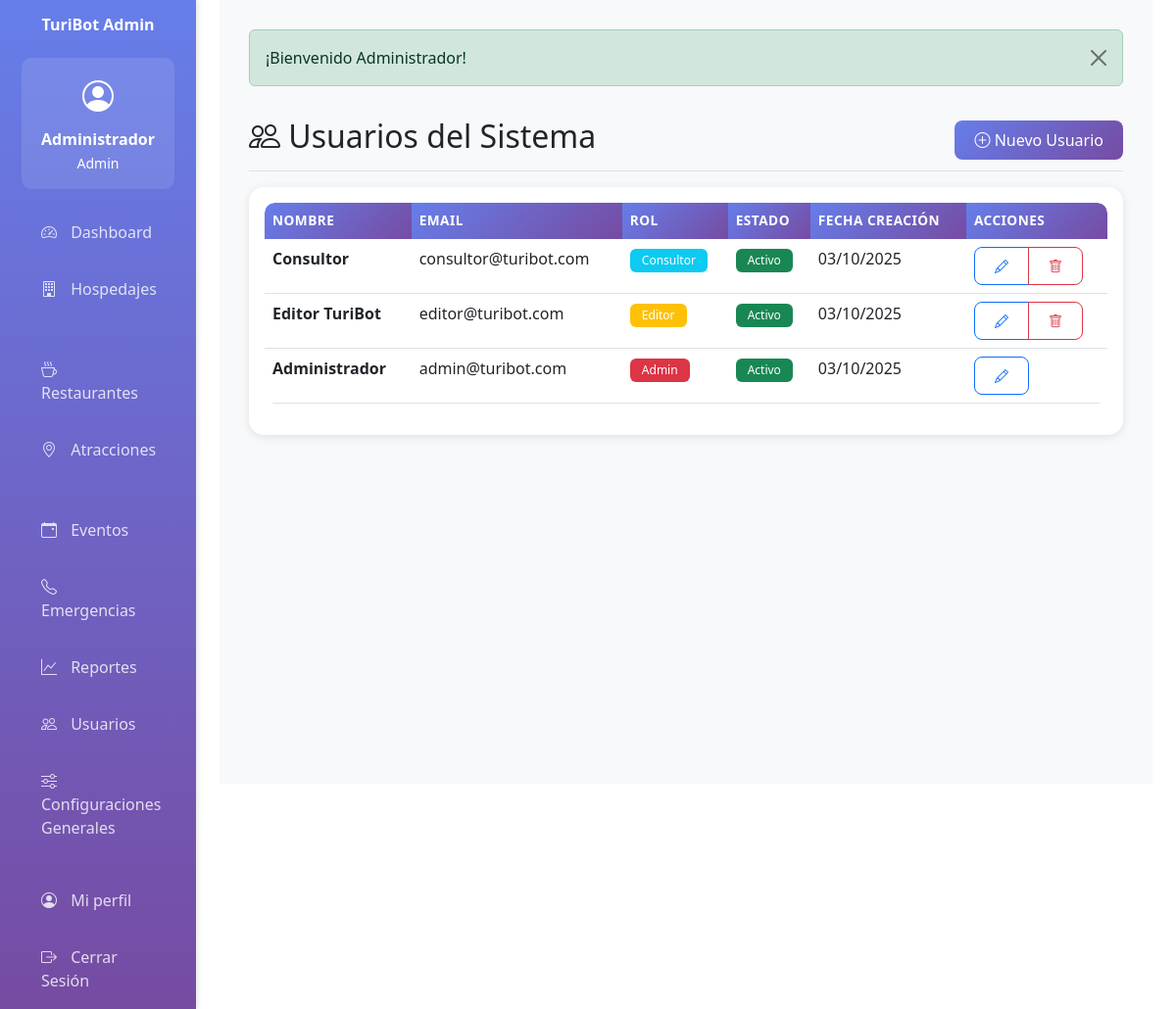
/usuario (signed in), run on the app's committed database.
### tables this page shows
CREATE TABLE IF NOT EXISTS usuarios (
    id INT AUTO_INCREMENT PRIMARY KEY,
    nombre VARCHAR(100) NOT NULL,
    email VARCHAR(100) UNIQUE NOT NULL,
    password VARCHAR(255) NOT NULL,
    rol ENUM('admin', 'editor', 'consultor') DEFAULT 'consultor',
    activo TINYINT(1) DEFAULT 1,
    token_recuperacion VARCHAR(255) NULL,
    token_expiracion DATETIME NULL,
    fecha_creacion TIMESTAMP DEFAULT CURRENT_TIMESTAMP,
    fecha_actualizacion TIMESTAMP DEFAULT CURRENT_TIMESTAMP ON UPDATE CURRENT_TIMESTAMP,
    INDEX idx_email (email),
    INDEX idx_rol (rol)
);

### app/controllers/BaseController.php (called while the page is built, shortened)
<?php
class BaseController {
    protected function view($viewPath, $data = []) {
        extract($data);
        require_once APP_PATH . '/views/layouts/header.php';
        require_once APP_PATH . '/views/' . $viewPath . '.php';
        require_once APP_PATH . '/views/layouts/footer.php';
    }
}
?>

### app/controllers/UsuarioController.php (called while the page is built, shortened)
<?php
require_once APP_PATH . '/controllers/BaseController.php';
class UsuarioController extends BaseController {
    private $usuarioModel;
    public function __construct() {
        $this->usuarioModel = new Usuario();
    }
    public function index() {
        $usuarios = $this->usuarioModel->getAll();
        $this->view('usuario/index', ['usuarios' => $usuarios]);
    }
}
?>

### app/helpers/functions.php (called while the page is built, shortened)
<?php
function getFlash() {
    if (isset($_SESSION['flash'])) {
        $flash = $_SESSION['flash'];
        return $flash;
    }
    return null;
}
function isLoggedIn() {
    return isset($_SESSION['user_id']);
}
function getCurrentUser() {
    if (isLoggedIn()) {
        return [
            'id' => $_SESSION['user_id'],
            'nombre' => $_SESSION['user_nombre'],
            'email' => $_SESSION['user_email'],
            'rol' => $_SESSION['user_rol']
        ];
    }
    return null;
}
function hasRole($role) {
    return isLoggedIn() && $_SESSION['user_rol'] === $role;
}
function hasAnyRole($roles) {
    return in_array($_SESSION['user_rol'], $roles);
}
function formatDate($date, $format = 'd/m/Y') {
    return date($format, strtotime($date));
}
?>

### app/models/BaseModel.php (called while the page is built, shortened)
<?php
class BaseModel {
    protected $db;
    protected $table;
    public function __construct() {
        $this->db = Database::getInstance()->getConnection();
    }
    public function getAll() {
        $stmt = $this->db->query("SELECT * FROM {$this->table} ORDER BY id DESC");
        return $stmt->fetchAll();
    }
}
?>

### config/database.php (called while the page is built, shortened)
<?php
class Database {
    private static $instance = null;
    private $connection;
    private function __construct() {
        try {
            $dsn = "mysql:host=" . DB_HOST . ";dbname=" . DB_NAME . ";charset=" . DB_CHARSET;
            $options = [
                PDO::ATTR_ERRMODE => PDO::ERRMODE_EXCEPTION,
                PDO::ATTR_DEFAULT_FETCH_MODE => PDO::FETCH_ASSOC,
                PDO::ATTR_EMULATE_PREPARES => false
            ];
            $this->connection = new PDO($dsn, DB_USER, DB_PASS, $options);
        } catch (PDOException $e) {
            die("Error de conexión a la base de datos: " . $e->getMessage());
        }
    }
    public static function getInstance() {
        if (self::$instance === null) {
            self::$instance = new self();
        }
        return self::$instance;
    }
    public function getConnection() {
        return $this->connection;
    }
}
?>

### app/views/usuario/index.php (the view)
<div class="d-flex justify-content-between flex-wrap flex-md-nowrap align-items-center pt-3 pb-2 mb-3 border-bottom">
    <h1 class="h2"><i class="bi bi-people"></i> Usuarios del Sistema</h1>
    <a href="<?php echo BASE_URL; ?>usuario/create" class="btn btn-primary"><i class="bi bi-plus-circle"></i> Nuevo Usuario</a>
</div>
<div class="card">
    <div class="card-body">
        <div class="table-responsive">
            <table class="table table-hover">
                <thead>
                    <tr>
                        <th>Nombre</th>
                        <th>Email</th>
                        <th>Rol</th>
                        <th>Estado</th>
                        <th>Fecha Creación</th>
                        <th>Acciones</th>
                    </tr>
                </thead>
                <tbody>
                    <?php if (!empty($usuarios)): ?>
                        <?php foreach ($usuarios as $usr): ?>
                        <tr>
                            <td><strong><?php echo htmlspecialchars($usr['nombre']); ?></strong></td>
                            <td><?php echo htmlspecialchars($usr['email']); ?></td>
                            <td>
                                <?php
                                $rolBadge = [
                                    'admin' => 'danger',
                                    'editor' => 'warning',
                                    'consultor' => 'info'
                                ];
                                ?>
                                <span class="badge bg-<?php echo $rolBadge[$usr['rol']]; ?>"><?php echo ucfirst($usr['rol']); ?></span>
                            </td>
                            <td><?php echo $usr['activo'] ? '<span class="badge bg-success">Activo</span>' : '<span class="badge bg-secondary">Inactivo</span>'; ?></td>
                            <td><?php echo formatDate($usr['fecha_creacion'], 'd/m/Y'); ?></td>
                            <td>
                                <div class="btn-group btn-group-sm">
                                    <a href="<?php echo BASE_URL; ?>usuario/edit/<?php echo $usr['id']; ?>" class="btn btn-outline-primary"><i class="bi bi-pencil"></i></a>
                                    <?php if ($usr['id'] != $_SESSION['user_id']): ?>
                                    <a href="<?php echo BASE_URL; ?>usuario/delete/<?php echo $usr['id']; ?>" class="btn btn-outline-danger delete-confirm"><i class="bi bi-trash"></i></a>
                                    <?php endif; ?>
                                </div>
                            </td>
                        </tr>
                        <?php endforeach; ?>
                    <?php else: ?>
                        <tr><td colspan="6" class="text-center text-muted">No hay usuarios registrados</td></tr>
                    <?php endif; ?>
                </tbody>
            </table>
        </div>
    </div>
</div>

### app/views/layouts/header.php (shortened to what this page needs)
<!DOCTYPE html>
<html lang="es">
<head>
    <link href="https://cdn.jsdelivr.net/npm/bootstrap@5.3.0/dist/css/bootstrap.min.css" rel="stylesheet">
    <link href="https://cdn.jsdelivr.net/npm/bootstrap-icons@1.10.0/font/bootstrap-icons.css" rel="stylesheet">
    <link href="<?php echo BASE_URL; ?>public/css/custom.css" rel="stylesheet">
</head>
<body>
    <div class="container-fluid">
        <div class="row">
            <nav class="col-md-3 col-lg-2 d-md-block sidebar collapse" id="sidebarMenu">
                <div class="position-sticky pt-3">
                    <div class="text-center mb-4">
                        <h4 class="navbar-brand"><?php echo APP_NAME; ?></h4>
                    </div>
                    <div class="user-info text-center">
                        <i class="bi bi-person-circle" style="font-size: 2rem;"></i>
                        <div class="mt-2">
                            <strong><?php echo getCurrentUser()['nombre']; ?></strong><br>
                            <small><?php echo ucfirst(getCurrentUser()['rol']); ?></small>
                        </div>
                    </div>
                    <ul class="nav flex-column">
                        <li class="nav-item">
                            <a class="nav-link" href="<?php echo BASE_URL; ?>dashboard">
                                <i class="bi bi-speedometer2"></i> Dashboard
                            </a>
                        </li>
                        <?php if (hasAnyRole(['admin', 'editor'])): ?>
                        <li class="nav-item">
                            <a class="nav-link" href="<?php echo BASE_URL; ?>hospedaje">
                                <i class="bi bi-building"></i> Hospedajes
                            </a>
                        </li>
                        <li class="nav-item">
                            <a class="nav-link" href="<?php echo BASE_URL; ?>restaurante">
                                <i class="bi bi-cup-hot"></i> Restaurantes
                            </a>
                        </li>
                        <li class="nav-item">
                            <a class="nav-link" href="<?php echo BASE_URL; ?>atraccion">
                                <i class="bi bi-geo-alt"></i> Atracciones
                            </a>
                        </li>
                        <li class="nav-item">
                            <a class="nav-link" href="<?php echo BASE_URL; ?>evento">
                                <i class="bi bi-calendar-event"></i> Eventos
                            </a>
                        </li>
                        <li class="nav-item">
                            <a class="nav-link" href="<?php echo BASE_URL; ?>emergencia">
                                <i class="bi bi-telephone"></i> Emergencias
                            </a>
                        </li>
                        <?php endif; ?>
                        <?php if (hasRole('admin')): ?>
                        <li class="nav-item">
                            <a class="nav-link" href="<?php echo BASE_URL; ?>reporte">
                                <i class="bi bi-graph-up"></i> Reportes
                            </a>
                        </li>
                        <li class="nav-item">
                            <a class="nav-link" href="<?php echo BASE_URL; ?>usuario">
                                <i class="bi bi-people"></i> Usuarios
                            </a>
                        </li>
                        <li class="nav-item">
                            <a class="nav-link" href="<?php echo BASE_URL; ?>configuracion/general">
                                <i class="bi bi-sliders"></i> Configuraciones Generales
                            </a>
                        </li>
                        <?php endif; ?>
                        <li class="nav-item mt-3">
                            <a class="nav-link" href="<?php echo BASE_URL; ?>perfil">
                                <i class="bi bi-person-circle"></i> Mi perfil
                            </a>
                        </li>
                        <li class="nav-item">
                            <a class="nav-link" href="<?php echo BASE_URL; ?>auth/logout">
                                <i class="bi bi-box-arrow-right"></i> Cerrar Sesión
                            </a>
                        </li>
                    </ul>
                </div>
            </nav>
            <main class="col-md-9 ms-sm-auto col-lg-10 px-md-4">
                <div class="content-wrapper">
                    <?php
                    $flash = getFlash();
                    if ($flash):
                    ?>
                    <div class="alert alert-<?php echo $flash['type']; ?> alert-dismissible fade show" role="alert">
                        <?php echo $flash['message']; ?>
                        <button type="button" class="btn-close" data-bs-dismiss="alert"></button>
                    </div>
                    <?php endif; ?>

### public/css/custom.css (style rules this page uses)
:root { --turibot-primary: #667eea; --turibot-secondary: #764ba2; --turibot-gradient: linear-gradient(135deg, var(--turibot-primary) 0%, var(--turibot-secondary) 100%); }
* { transition: all 0.3s ease; }
.btn { border-radius: 8px; font-weight: 500; padding: 8px 20px; }
.table { border-radius: 10px; overflow: hidden; }
.table thead th { background: var(--turibot-gradient); color: white; border: none; font-weight: 600; text-transform: uppercase; font-size: 0.85rem; letter-spacing: 0.5px; }
.badge { padding: 6px 12px; font-weight: 500; }

### app/views/layouts/header.php (style rules this page uses)
:root { --primary-color: #667eea; --secondary-color: #764ba2; }
body { font-family: 'Segoe UI', Tahoma, Geneva, Verdana, sans-serif; }
.sidebar { min-height: 100vh; background: linear-gradient(180deg, var(--primary-color) 0%, var(--secondary-color) 100%); box-shadow: 2px 0 5px rgba(0,0,0,0.1); }
.sidebar .nav-link { color: rgba(255,255,255,0.8); padding: 12px 20px; margin: 5px 10px; border-radius: 8px; transition: all 0.3s; }
.sidebar .nav-link i { margin-right: 10px; width: 20px; }
.content-wrapper { padding: 30px; background: #f8f9fa; min-height: 100vh; }
.card { border: none; border-radius: 15px; box-shadow: 0 2px 10px rgba(0,0,0,0.1); margin-bottom: 20px; }
.table-responsive { border-radius: 10px; }
.btn-primary { background: linear-gradient(135deg, var(--primary-color) 0%, var(--secondary-color) 100%); border: none; }
.navbar-brand { font-weight: bold; color: white !important; }
.user-info { background: rgba(255,255,255,0.1); padding: 15px; border-radius: 10px; margin: 15px 10px; color: white; }

### data on the page
usuarios: nombre "Administrador", rol "Admin", email "admin@turibot.com", activo "Activo", fecha_creacion "03/10/2025"
usuarios: nombre "Consultor", email "consultor@turibot.com", rol "Consultor", activo "Activo", fecha_creacion "03/10/2025"
usuarios: nombre "Editor TuriBot", email "editor@turibot.com", rol "Editor", activo "Activo", fecha_creacion "03/10/2025"

### other printed values
APP_NAME "TuriBot Admin"
$flash['message'] "¡Bienvenido Administrador!"
